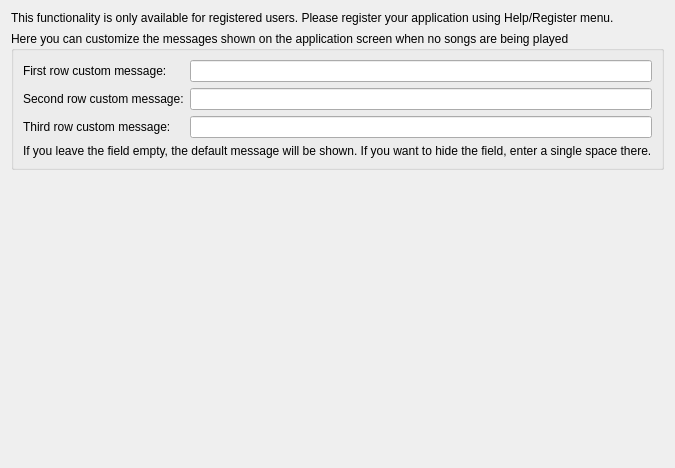
     <widget class="QWidget" name="tab">
      <attribute name="title">
       <string>Main Screen</string>
      </attribute>
      <layout class="QVBoxLayout" name="verticalLayout_13">
       <item>
        <widget class="QLabel" name="lblCustomMessages">
         <property name="text">
          <string>This functionality is only available for registered users. Please register your application using Help/Register menu.</string>
         </property>
        </widget>
       </item>
       <item>
        <widget class="QGroupBox" name="groupDisplayMessages">
         <property name="title">
          <string>Here you can customize the messages shown on the application screen when no songs are being played</string>
         </property>
         <layout class="QGridLayout" name="gridLayout_5">
          <item row="0" column="1">
           <widget class="QLineEdit" name="leCustomMessage1"/>
          </item>
          <item row="1" column="0">
           <widget class="QLabel" name="label_52">
            <property name="text">
             <string>Second row custom message:</string>
            </property>
           </widget>
          </item>
          <item row="1" column="1">
           <widget class="QLineEdit" name="leCustomMessage2"/>
          </item>
          <item row="0" column="0">
           <widget class="QLabel" name="label_27">
            <property name="text">
             <string>First row custom message:</string>
            </property>
           </widget>
          </item>
          <item row="2" column="0">
           <widget class="QLabel" name="label_53">
            <property name="text">
             <string>Third row custom message:</string>
            </property>
           </widget>
          </item>
          <item row="3" column="0" colspan="2">
           <widget class="QLabel" name="label_54">
            <property name="text">
             <string>If you leave the field empty, the default message will be shown. If you want to hide the field, enter a single space there.</string>
            </property>
           </widget>
          </item>
          <item row="2" column="1">
           <widget class="QLineEdit" name="leCustomMessage3"/>
          </item>
         </layout>
        </widget>
       </item>
       <item>
        <spacer name="verticalSpacer_5">
         <property name="orientation">
          <enum>Qt::Vertical</enum>
         </property>
         <property name="sizeHint" stdset="0">
          <size>
           <width>20</width>
           <height>287</height>
          </size>
         </property>
        </spacer>
       </item>
      </layout>
     </widget>
